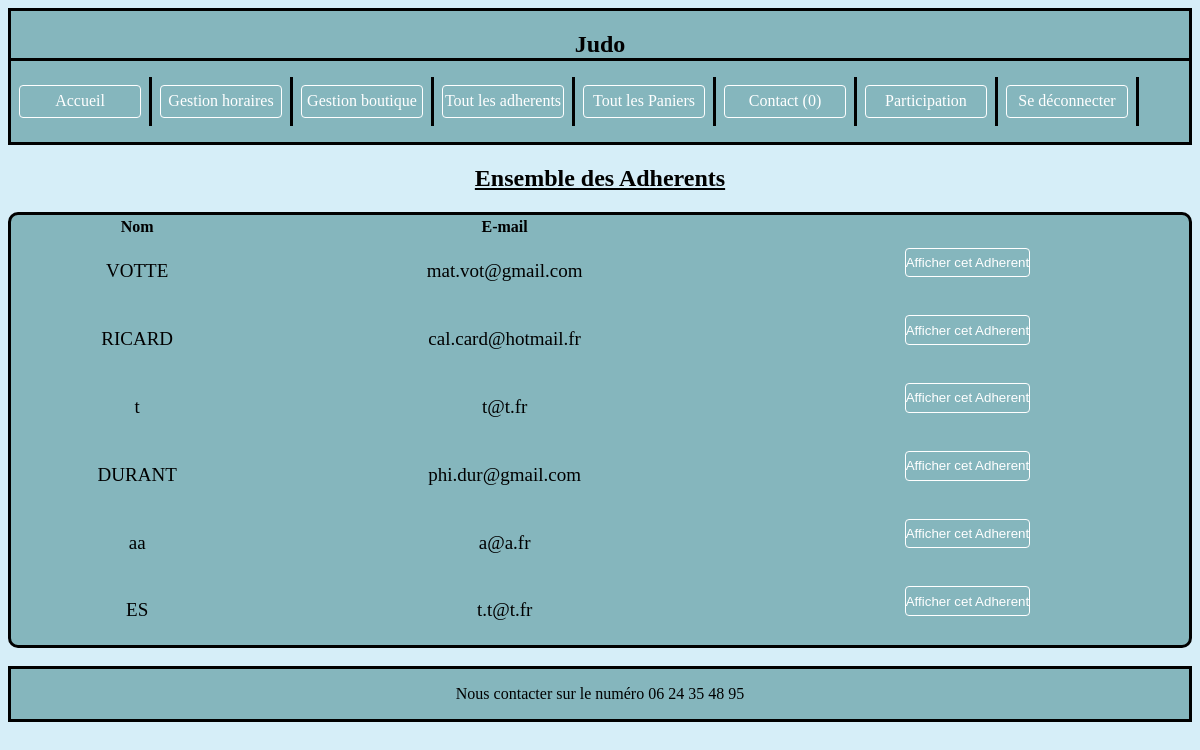
The page /index.php?controleur=admin&action=gestionAdherent (signed in) on the database its author committed.
### tables this page shows
CREATE TABLE `Adherent` (
  `idA` tinyint(2) NOT NULL,
  `prenomA` varchar(25) NOT NULL,
  `nomA` varchar(25) NOT NULL,
  `niveau` varchar(15) NOT NULL,
  `mdp` varchar(50) NOT NULL,
  `mail` varchar(70) NOT NULL,
  `role` varchar(20) NOT NULL,
  PRIMARY KEY (`idA`)
);

### Modeles/BdPdo.php (called while the page is built)
<?php
class BdPdo
{   private $connexion;
    public function __construct()
    {
        try{
            $this->connexion=new PDO('mysql:host=localhost;dbname=bdjudo','adherent','mdpdadherent');
            $this->connexion->query("SET CHARACTER SET utf8");
        }
        catch (PDOException $erreur){
            echo "Erreur de connexion à la base de données ".$erreur->getMessage();
        }
    }
    protected function getConnexion() {
        return $this->connexion;
    }
}

### Modeles/Admin.php (called while the page is built, shortened)
<?php
class Admin extends BdPdo{
    public function getLesAdherents(){
        $req = "Select * from Adherent where role = 'Adherent';";
        $lesResultats = $this->getConnexion()->query($req);
        $leTableauDesResultats = $lesResultats->fetchAll();
        return $leTableauDesResultats;
    }
}

### Vues/gestionAdherent.php (the view, shortened to what this page needs)
<h2>Ensemble des Adherents</h2>
<div>
    <table class="table">
        <thead>
            <tr>
                <th>Nom</th>
                <th>E-mail</th>
                <th></th>
            </tr>
        </thead>
        <tbody>
            <?php foreach($lesAdherents as $lAdherent) { ?>
            <tr style="text-align: center">
                <td class="case"><?php echo $lAdherent['nomA']; ?></td>
                <td class="case"><?php echo $lAdherent['mail']; ?></td>
                <td>
                <form method="POST" action="index.php?controleur=admin&action=unAdherent">
                    <button type="submit">Afficher cet Adherent</button>
                </form><br/>
                </td>
            </tr>
            <?php } ?>
        </tbody>
    </table><br/>
</div>

### css/style.css (style rules this page uses)
body { background-color: #d6eef8; }
button { display: relative; min-width: 120px; margin: 0.5rem; padding: 0.4rem 0; text-align: center; background-color: #85B6BD; color: #fff; text-decoration: none; border: 1px solid #fff; border-radius: 4px; cursor: pointer; transition: all 0.5s ease; }
h2 { text-align: center; text-decoration: underline; }
.table td { text-align: center; }
table { width: 100%; height: 18%; border: 3px solid #000000; border-radius: 10px; background-color: #85B6BD; }
.case { transition: 0.1s; font-size: 19px; margin: 200px; border-radius: 10px; }

### rows shown on the page
adherent: nomA "VOTTE", mail "mat.vot@gmail.com"
adherent: nomA "RICARD", mail "cal.card@hotmail.fr"
adherent: nomA "t", mail "t@t.fr"
adherent: nomA "DURANT", mail "phi.dur@gmail.com"
adherent: nomA "aa", mail "a@a.fr"
adherent: nomA "ES", mail "t.t@t.fr"
